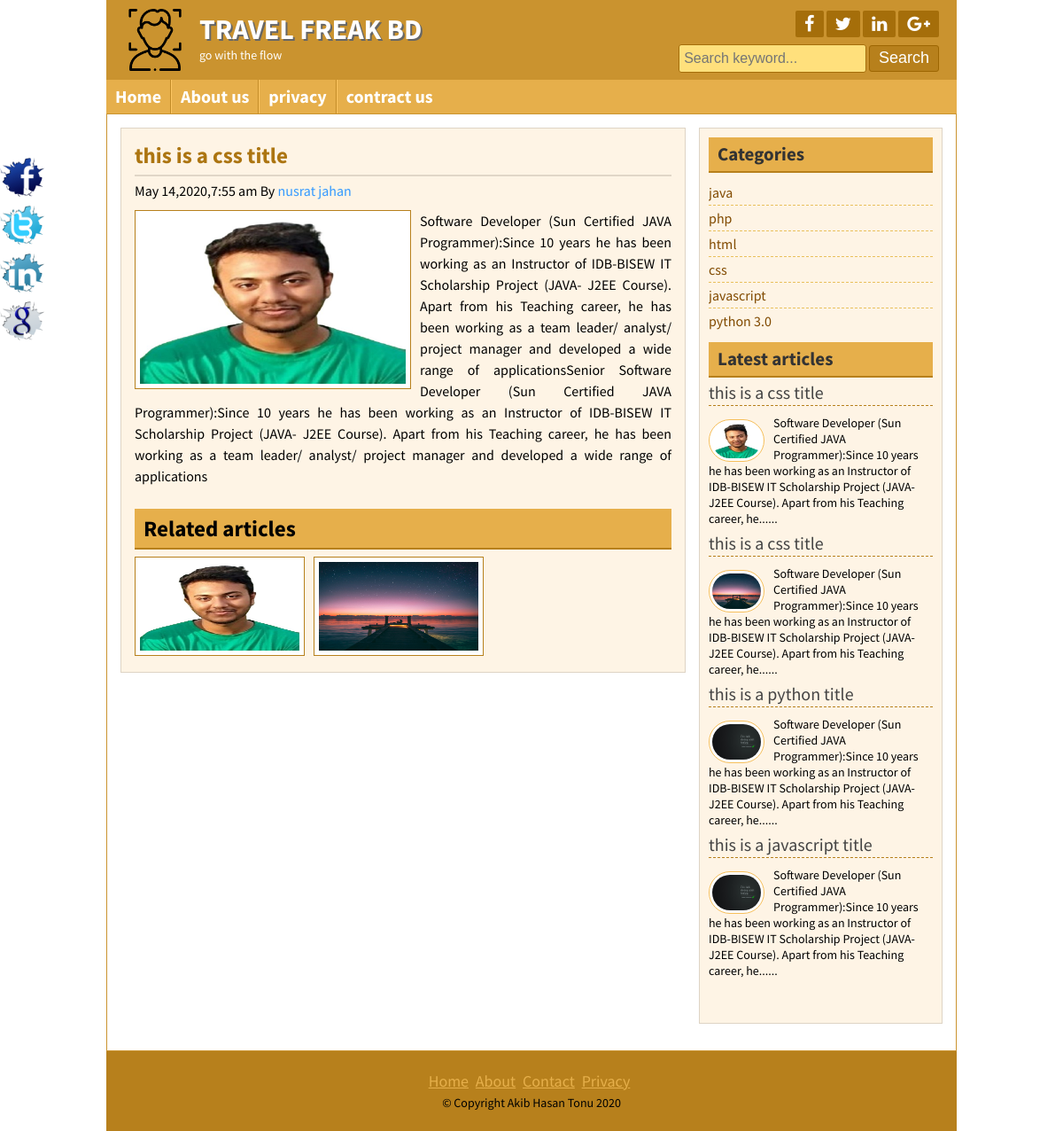
The app's page /post.php?id=9 with its own data.
### tables this page shows
CREATE TABLE IF NOT EXISTS `title_slogan` (
  `id` int(11) NOT NULL AUTO_INCREMENT,
  `title` varchar(255) NOT NULL,
  `slogan` varchar(255) NOT NULL,
  `logo` varchar(255) NOT NULL,
  PRIMARY KEY (`id`)
);

CREATE TABLE IF NOT EXISTS `social_tbl` (
  `id` int(11) NOT NULL AUTO_INCREMENT,
  `fb` varchar(255) NOT NULL,
  `tt` varchar(255) NOT NULL,
  `ln` varchar(255) NOT NULL,
  `gp` varchar(255) NOT NULL,
  PRIMARY KEY (`id`)
);

CREATE TABLE IF NOT EXISTS `tbl_page` (
  `id` int(11) NOT NULL AUTO_INCREMENT,
  `title` varchar(255) NOT NULL,
  `body` text NOT NULL,
  PRIMARY KEY (`id`)
);

CREATE TABLE IF NOT EXISTS `tbl_post` (
  `id` int(11) NOT NULL AUTO_INCREMENT,
  `cat` int(11) NOT NULL,
  `title` varchar(255) NOT NULL,
  `body` text NOT NULL,
  `image` varchar(255) NOT NULL,
  `authore` varchar(50) NOT NULL,
  `tags` varchar(255) NOT NULL,
  `date` timestamp NOT NULL DEFAULT current_timestamp() ON UPDATE current_timestamp(),
  `userid` int(11) NOT NULL,
  PRIMARY KEY (`id`)
);

CREATE TABLE IF NOT EXISTS `tbl_catagory` (
  `id` int(11) NOT NULL AUTO_INCREMENT,
  `name` varchar(55) NOT NULL,
  PRIMARY KEY (`id`)
);

CREATE TABLE IF NOT EXISTS `tbl_copyright` (
  `id` int(11) NOT NULL AUTO_INCREMENT,
  `title` varchar(255) NOT NULL,
  PRIMARY KEY (`id`)
);

### lib/database1.php (called while the page is built, shortened)
<?php
 class Database{
      private $dbname="mysql:host=localhost; dbname=db_blog;";
      private $dbuser="root";
      private $dbpass="";
      public $conn;
    public function __construct(){
        if(!isset($this->conn)){
            try {
                $this->conn= new PDO("$this->dbname,$this->dbuser,$this->dbpass");
                $this->conn->setAttribute(PDO::ATTR_ERRMODE,PDO::ERRMODE_EXCEPTION);
            } catch (PDOException $e) {
                die("connection failed".$e->getMessage());
            }
        }
     }
}
?>

### helpers/format.php (called while the page is built, shortened)
<?php
class Format{
    public function dateFormat($date){
       return date('F j,Y,g:i a',strtotime($date));
    }
    public function textShorten($text,$limit=400){
        $text = $text." ";
        $text =substr($text,0,$limit);
        $text =substr($text,0,strrpos($text," "));
        $text =$text."......";
        return $text;
    }
}
?>

### post.php (the view)
<?php include "inc/header.php" ;?>
<?php
	if(!isset($_GET['id']) || $_GET['id'] == NULL){
		header("Location: 404.php");
	}else{
		$id = $_GET['id'];
	}
?>
	<div class="contentsection contemplete clear">
		<div class="maincontent clear">
		<div class="about">
		<?php
				$sql="SELECT * FROM tbl_post WHERE id='$id'";
				$post =$db->conn->prepare($sql);
				$post->execute();
		if($post->rowCount()){
			while ($value=$post->fetch()) {
		?>
				<h2><?php echo $value['title'] ;?></h2>
				<h4><?php echo $fm->dateFormat($value['date'] );?> By <a href="#"><?php echo $value['authore'] ;?></a></h4>
				<img src="admin/<?php echo $value['image'] ;?>" alt="post image"/>
				<p>
				<?php echo $value['body'] ;?>
				</p>
				<div class="relatedpost clear">
					<h2>Related articles</h2>
				<?php
				$catid =$value['cat'];
				$catsql="SELECT * FROM tbl_post WHERE cat='$catid' LIMIT 6";
				$catpost =$db->conn->prepare($catsql);
				$catpost->execute();
				$catresult=$catpost->fetchAll();
						if($catpost){
							foreach ($catresult as $key) {
				?>
					<a href="post.php?id=<?php echo $key['id'] ;?>"><img src="admin/<?php echo $key['image'] ;?>" alt="post image"/>
					</a>
				<?php } }else{ echo "no available post";};?>
				</div>
				<?php } }else{header("Location: 404.php");}?>
			</div>
	</div>
<?php include "inc/sidebar.php" ;?>
<?php include "inc/footer.php" ;?>

### inc/header.php (shortened to what this page needs)
<?php include "lib/database1.php" ;?>
<?php include "helpers/format.php" ;?>
<?php
$db = new Database();
$fm = new Format();
?>
<!DOCTYPE html>
<html>
<head>
  <?php
  if(isset($_GET['pageid'])){
	  $pagetitle =$_GET['pageid'];
	  $sql="SELECT * FROM tbl_page where id='$pagetitle'";
		$value = $db->conn->prepare($sql);
		$value->execute();
		$reault = $value->fetchAll();
		foreach ($reault as $data) {?>
			<title><?php echo $data['title'];?> - <?php echo Title ;?></title>
		<?php } }elseif(isset($_GET['id'])){
				$posteid =$_GET['id'];
				$sql="SELECT * FROM tbl_post where id='$posteid'";
				$value = $db->conn->prepare($sql);
				$value->execute();
				$reault = $value->fetchAll();
				foreach ($reault as $data) {?>
					<title><?php echo $data['title'];?> - <?php echo Title ;?></title>
		<?php } }else{?>
			<title><?php echo $fm->title();?> - <?php echo Title ;?></title>
		<?php } ?>
	<link rel="stylesheet" href="font-awesome-4.5.0/css/font-awesome.css">
	<link rel="stylesheet" href="css/nivo-slider.css" type="text/css" media="screen" />
	<link rel="stylesheet" href="style.css">
</head>
<body>
	<div class="headersection templete clear">
		<a  href="index.php">
			<div class="logo">
	<?php
				$sql="SELECT * FROM title_slogan WHERE id='1'";
				$post =$db->conn->prepare($sql);
				$post->execute();
				$value=$post->fetchAll();
				foreach ($value as $key ) {
			?>
				<img src="admin/<?php echo $key['logo'] ;?>" alt="Logo"/>
				<h2><?php echo $key['title'] ;?></h2>
				<p><?php echo $key['slogan'] ;?></p>
			</div>
	<?php } ;?>
		</a>
		<div class="social clear">
			<?php
                    $query = "SELECT * FROM social_tbl WHERE id='1'";
                    $res=$db->conn->prepare($query);
                    $res->execute();
                    $val = $res->fetchAll();
                    foreach($val as $key){
                ?>
			<div class="icon clear">
				<a href="<?php echo $key['fb'];?>" target="_blank"><i class="fa fa-facebook"></i></a>
				<a href="<?php echo $key['tt'];?>" target="_blank"><i class="fa fa-twitter"></i></a>
				<a href="<?php echo $key['ln'];?>" target="_blank"><i class="fa fa-linkedin"></i></a>
				<a href="<?php echo $key['gp'];?>" target="_blank"><i class="fa fa-google-plus"></i></a>
			</div>
		<?php } ;?>
			<div class="searchbtn clear">
			<form action="search.php" method="post">
				<input type="text" name="search" placeholder="Search keyword..."/>
				<input type="submit" name="submit" value="Search"/>
			</form>
			</div>
		</div>
	</div>
<div class="navsection templete">
	<ul>
		<li><a
			<?php
				$path=$_SERVER['SCRIPT_FILENAME'];
         		$title = basename($path,'.php');
				if($title =='index'){
					echo 'id="active"';
				}
			?>
		 href="index.php">Home</a></li>
		  <?php
			$sql="SELECT * FROM tbl_page";
			$value = $db->conn->prepare($sql);
			$value->execute();
			$reault = $value->fetchAll();
			if($value){
				foreach ($reault as $data) {
		?>
			<li><a
			 <?php
				if(isset($_GET['pageid']) && ($_GET['pageid']== $data['id']) ){
					echo 'id="active"';
				}
			?>
			 href="page.php?pageid=<?php echo $data['id'];?>"> <?php echo $data['title'];?></a></li>
		<?php }} ;?>
		<li><a
		<?php
				$path=$_SERVER['SCRIPT_FILENAME'];
         		$title = basename($path,'.php');
				if($title =='contact'){
					echo 'id="active"';
				}
			?>
		href="contact.php">contract us</a></li>
	</ul>
</div>

### inc/sidebar.php
<div class="sidebar clear">
			<div class="samesidebar clear">
				<h2>Categories</h2>
					<ul>
						<?php
							$sql="SELECT * FROM tbl_catagory ";
							$post =$db->conn->prepare($sql);
							$post->execute();
							$result=$post->fetchAll();
						if($post){
							foreach ($result as $value) {
						?>
						<li><a href="posts.php?catagory=<?php echo $value['id'] ;?>"><?php echo $value['name'] ;?></a></li>
						<?php }}else{header("Location:404.php");};?>
					</ul>
			</div>
			<div class="samesidebar clear">
				<h2>Latest articles</h2>
					<div class="popular clear">
					<?php
							$query="SELECT * FROM tbl_post LIMIT 4";
							$post =$db->conn->prepare($query);
							$post->execute();
							$result=$post->fetchAll();
						if($post){
							foreach ($result as $value) {
						?>
						<h3><a href="post.php?id=<?php echo $value['id'] ;?>"><?php echo $value['title'] ;?> </h3>
						 <a href="#"><img src="admin/<?php echo $value['image'] ;?>" alt="post image"/></a>
						<p>
						<?php echo $fm->textShorten($value['body'],200) ;?>
						</p>
						<?php }}else{ header("Location: 404.php");}?>
					</div>
			</div>
		</div>

### inc/footer.php (shortened to what this page needs)
</div>
	<div class="footersection templete clear">
	  <div class="footermenu clear">
		<ul>
			<li><a href="#">Home</a></li>
			<li><a href="#">About</a></li>
			<li><a href="#">Contact</a></li>
			<li><a href="#">Privacy</a></li>
		</ul>
	  </div>
	  <?php
                    $query = "SELECT * FROM tbl_copyright WHERE id='1'";
                    $res=$db->conn->prepare($query);
                    $res->execute();
                    $val = $res->fetchAll();
                    foreach($val as $key){
                ?>
	  <p>&copy; <?php echo $key['title'];?> <?php   echo date('Y');?></p>
					<?php } ;?>
	</div>
	<div class="fixedicon clear">
		<a href="http://www.facebook.com"><img src="images/fb.png" alt="Facebook"/></a>
		<a href="http://www.twitter.com"><img src="images/tw.png" alt="Twitter"/></a>
		<a href="http://www.linkedin.com"><img src="images/in.png" alt="LinkedIn"/></a>
		<a href="http://www.google.com"><img src="images/gl.png" alt="GooglePlus"/></a>
	</div>
</body>
</html>

### records on screen
title_slogan: logo (picture), title "TRAVEL FREAK BD", slogan "go with the flow"
tbl_page: title "About us"
tbl_page: title "privacy"
tbl_post: title "this is a css title", date "May 14,2020,7:55 am", authore "nusrat jahan", image (picture), body "Software Developer (Sun Certified JAVA Programmer):Since 10 years he has been working as an Instructor of IDB-BISEW IT Scholarship Project (JAVA- J2EE Course). Apart from his Teaching career, he has been working as a team leader/ analyst/ project manager and developed a wide range of applicationsSenior Software Developer (Sun Certified JAVA Programmer):Since 10 years he has been working as an Instructor of IDB-BISEW IT Scholarship Project (JAVA- J2EE Course). Apart from his Teaching career, he has been working as a team leader/ analyst/ project manager and developed a wide range of applications", body "Software Developer (Sun Certified JAVA Programmer):Since 10 years he has been working as an Instructor of IDB-BISEW IT Scholarship Project (JAVA- J2EE Course). Apart from his Teaching career, he......"
tbl_post: image (picture), title "this is a css title", body "Software Developer (Sun Certified JAVA Programmer):Since 10 years he has been working as an Instructor of IDB-BISEW IT Scholarship Project (JAVA- J2EE Course). Apart from his Teaching career, he......"
tbl_catagory: name "java"
tbl_catagory: name "php"
tbl_catagory: name "html"
tbl_catagory: name "css"
tbl_catagory: name "javascript"
tbl_catagory: name "python 3.0"
tbl_post: title "this is a python title", image (picture), body "Software Developer (Sun Certified JAVA Programmer):Since 10 years he has been working as an Instructor of IDB-BISEW IT Scholarship Project (JAVA- J2EE Course). Apart from his Teaching career, he......"
tbl_post: title "this is a javascript title", image (picture), body "Software Developer (Sun Certified JAVA Programmer):Since 10 years he has been working as an Instructor of IDB-BISEW IT Scholarship Project (JAVA- J2EE Course). Apart from his Teaching career, he......"
tbl_copyright: title "Copyright Akib Hasan Tonu"
